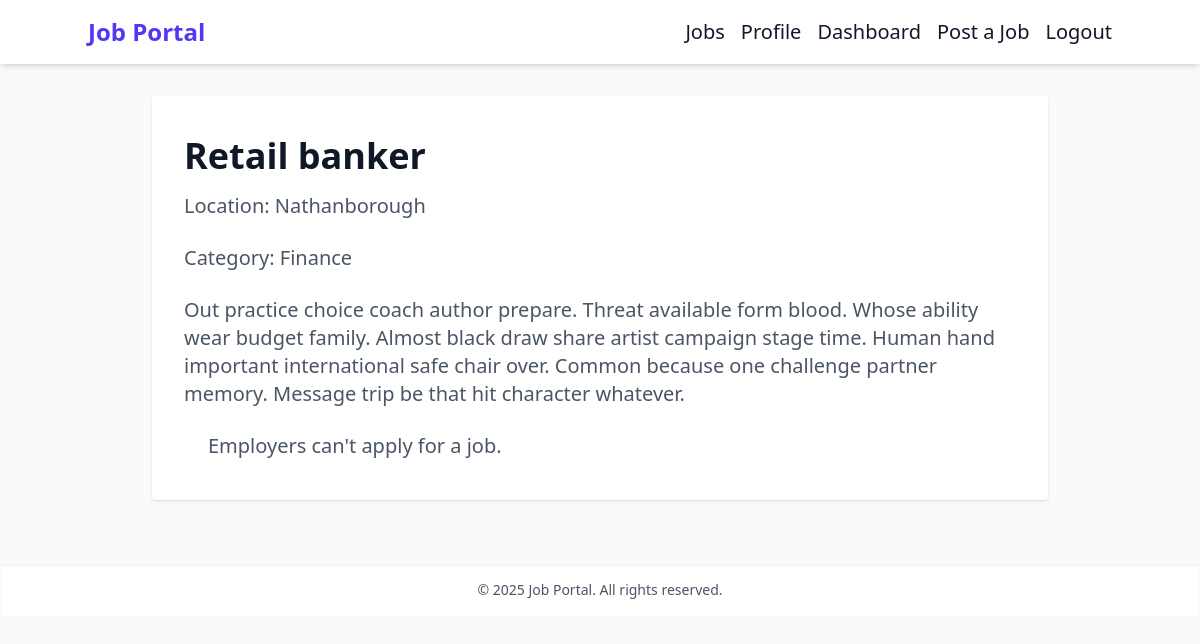
Page /jobs/1/ (signed in) on the committed database.
### jobs/models.py (models this page shows, shortened)
class Job(models.Model):
    employer = models.ForeignKey(settings.AUTH_USER_MODEL, on_delete=models.CASCADE)
    title = models.CharField(max_length=200)
    company = models.CharField(max_length=200)
    location = models.CharField(max_length=200)
    description = models.TextField()
    posted_at = models.DateTimeField(auto_now_add=True)
    category = models.ForeignKey(Category, on_delete=models.CASCADE)

class Category(models.Model):
    name = models.CharField(max_length=100, unique=True)
    def __str__(self):
        return self.name

### jobs/views.py (the view)
# urls.py: path('<int:job_id>/', views.job_detail, name='job_detail'),
@login_required
def job_detail(request, job_id):
    job = get_object_or_404(Job, id=job_id)
    can_apply = request.user.role == 'job_seeker'
    if request.method == 'POST' and can_apply:
        form = ApplicationForm(request.POST, request.FILES)
        if form.is_valid():
            application = form.save(commit=False)
            application.user = request.user
            application.job = job
            application.save()
            messages.success(request, 'You have successfully applied!')
            return redirect('job_detail', job_id=job.id)
    else:
        form = ApplicationForm()
    context = {
        'job': job,
        'form': form,
        'can_apply': can_apply
    }
    return render(request, 'jobs/job_detail.html', context)

### templates/jobs/job_detail.html (shortened to what this page needs)
{% extends 'base.html' %}
{% block content %}
<div class="max-w-4xl mx-auto bg-white rounded shadow p-8 space-y-6">
    <h2 class="text-4xl font-semibold mt-2 mb-4">{{ job.title }}</h2>
    <p class="text-xl text-gray-600 mt-4"><span class="font-medium">Location: </span>{{ job.location }}</p>
    <p class="text-xl text-gray-600 mt-4"><span class="font-medium">Category: </span>{{ job.category }}</p>
    <p class="text-xl text-gray-600 mt-4 mb-4">{{ job.description }}</p>
    {% if user.is_authenticated and user.role == 'job_seeker' %}
     <div class="flex justify-center">
        <a href="#" class="bg-indigo-600 text-xl text-white px-6 py-2 mt-6 mb-6 rounded hover:bg-indigo-700 transition">
        Apply Now
        </a>
    {% else %}
        <p class="text-xl text-gray-600 px-6 py-2">Employers can't apply for a job. </p>
    {% endif%}
</div>
{% endblock %}

### rows in the picture
Job: title "Retail banker", location "Nathanborough", category "Finance", description "Out practice choice coach author prepare. Threat available form blood. Whose ability wear budget family. Almost black draw share artist campaign stage time. Human hand important international safe chair over. Common because one challenge partner memory. Message trip be that hit character whatever."
